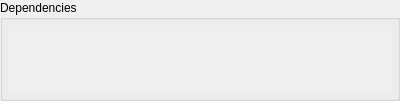
<?xml version="1.0" encoding="UTF-8"?>
<ui version="4.0">
 <class>DependenciesPage</class>
 <widget class="QGroupBox" name="DependenciesPage">
  <property name="geometry">
   <rect>
    <x>0</x>
    <y>0</y>
    <width>400</width>
    <height>94</height>
   </rect>
  </property>
  <property name="windowTitle">
   <string>GroupBox</string>
  </property>
  <property name="title">
   <string>Dependencies</string>
  </property>
  <layout class="QVBoxLayout" name="verticalLayout">
   <property name="margin">
    <number>5</number>
   </property>
   <item>
    <widget class="QScrollArea" name="scrollArea">
     <property name="frameShape">
      <enum>QFrame::NoFrame</enum>
     </property>
     <property name="widgetResizable">
      <bool>true</bool>
     </property>
     <widget class="QWidget" name="scrollAreaWidgetContents">
      <property name="geometry">
       <rect>
        <x>0</x>
        <y>0</y>
        <width>386</width>
        <height>66</height>
       </rect>
      </property>
      <layout class="QGridLayout" name="gridLayout">
       <property name="margin">
        <number>5</number>
       </property>
       <item row="0" column="0">
        <layout class="QVBoxLayout" name="layout"/>
       </item>
       <item row="1" column="0">
        <spacer name="verticalSpacer">
         <property name="orientation">
          <enum>Qt::Vertical</enum>
         </property>
         <property name="sizeHint" stdset="0">
          <size>
           <width>20</width>
           <height>40</height>
          </size>
         </property>
        </spacer>
       </item>
      </layout>
     </widget>
    </widget>
   </item>
  </layout>
 </widget>
 <resources/>
 <connections/>
</ui>
